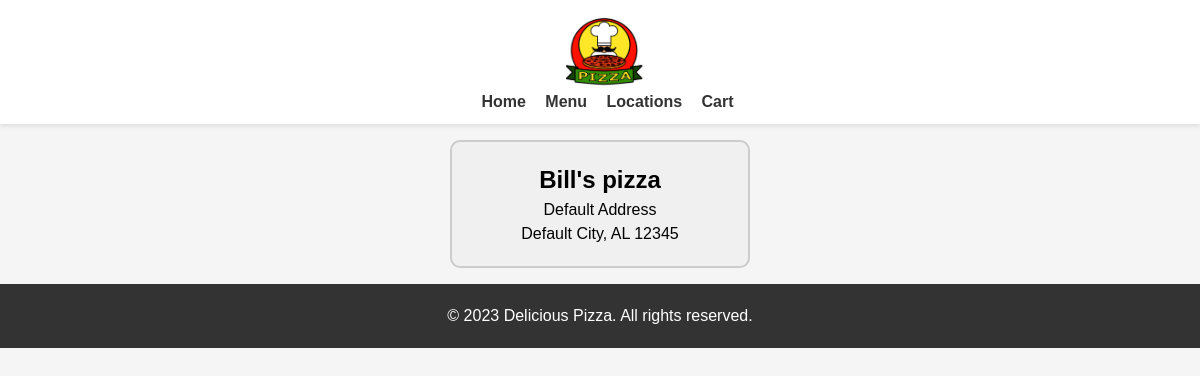
The page /locations/ on the database as committed earlier.
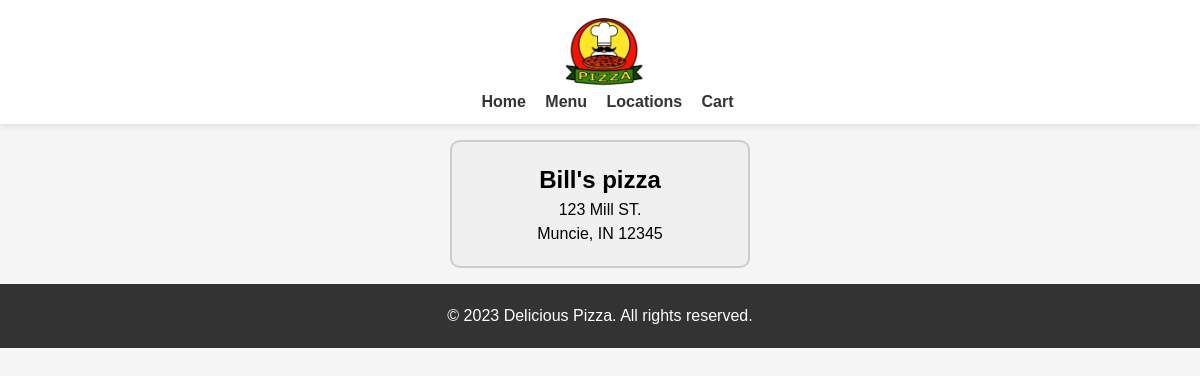
The same page on the database as committed later.
### Pizza/models.py (models this page shows, shortened)
class Location(models.Model):
    name = models.CharField(max_length=128, default="Default Location")
    address = models.CharField(max_length=128, default="Default Address")
    city = models.CharField(max_length=64, default="Default City")
    stateAbriv = models.CharField(max_length=2, default="AA")
    zip = models.CharField(max_length=5, default="12345")

### Pizza/views.py (the view)
# urls.py: path('locations/', views.locations, name='locations'),
def locations(request):
    Locations = Location.objects.all()
    context = {"Locations": Locations}
    return render(request, 'Locations.html', context)

### Pizza/templates/Locations.html
{% extends 'base.html' %}
{%block content %}
{% for Location in Locations %}
<div class="address-box">
  <h2>{{ Location.name }}</h2>
  <p>{{ Location.address }}</p>
  <p>{{ Location.city }}, {{ Location.stateAbriv }} {{ Location.zip }}</p>
</div>
{% endfor %}
{% endblock %}

### Pizza/templates/base.html (shortened to what this page needs)
{% load static %}
<head>
    <link rel="stylesheet" type="text/css" href="{% static 'Pizza/style.css' %}"/>
</head>
{% include 'header.html' %}
{% block content %}
{% endblock %}
<footer>
    <div class="container">
        <p>&copy; 2023 Delicious Pizza. All rights reserved.</p>
    </div>
</footer>

### Pizza/templates/header.html
{% load static %}
<header>
  <nav>
    <div class="container">
      <div class="logo">
        <a href="{% url 'index' %}"><img src="{% static 'Pizza/logo.png' %}" alt="Delicious Pizza Logo"></a>
      </div>
      <ul class="menu">
        <li><a href="{% url 'index' %}">Home</a></li>
        <li><a href="{% url 'menu' %}">Menu</a></li>
        <li><a href="{% url 'locations' %}">Locations</a></li>
        <li><a href="{% url 'cart' %}">Cart</a></li>
      </ul>
    </div>
  </nav>
</header>

### Pizza/static/Pizza/style.css (style rules this page uses)
* { margin: 0; padding: 0; box-sizing: border-box; }
.container { max-width: 1200px; margin: 0 auto; padding: 0 20px; overflow: hidden; }
header { background-color: #fff; padding: 10px 0; box-shadow: 0 2px 5px rgba(0, 0, 0, 0.1); }
nav { display: flex; align-items: center; }
.logo img { height: 80px; margin-right: 20px; padding-left: 80px; }
.menu { list-style: none; margin-left: auto; }
.menu li { display: inline-block; margin-left: 15px; }
.menu li a { text-decoration: none; color: #333; font-weight: bold; }
footer { background-color: #333; color: #fff; padding: 20px 0; text-align: center; }
.address-box { width: 300px; padding: 20px; border: 2px solid #ccc; border-radius: 10px; background-color: rgb(240, 240, 240); text-align: center; font-size: 16px; margin: 1em auto; }

Rows that differ between the two databases and show on the page:
changed Location "Bill's pizza": address "Default Address" → "123 Mill ST."; city "Default City" → "Muncie"; stateAbriv "AL" → "IN"
